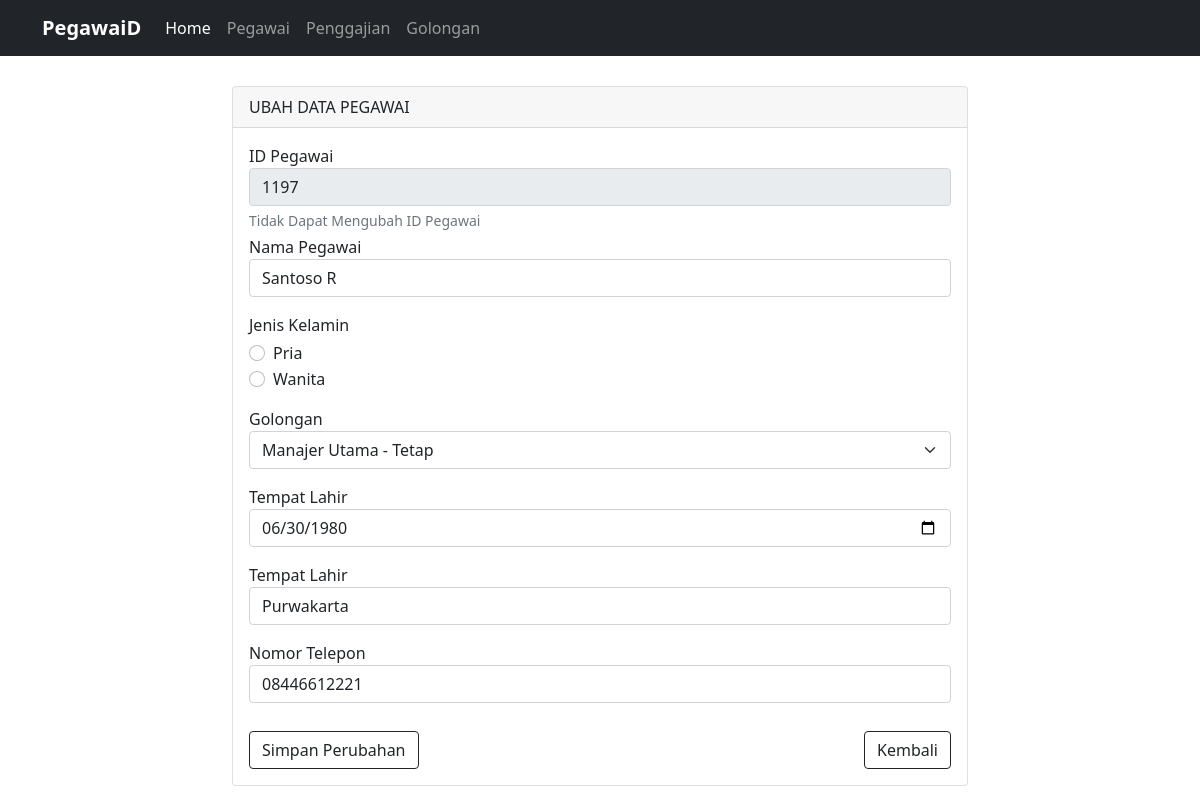
/pegawai/ubah/1197, run on the app's committed database.
### tables this page shows
CREATE TABLE `pegawai` (
  `id_pegawai` int(4) NOT NULL AUTO_INCREMENT,
  `nama_pegawai` varchar(50) NOT NULL,
  `jenis_kelamin` enum('Pria','Wanita') NOT NULL,
  `tempat_lahir` varchar(50) NOT NULL,
  `tanggal_lahir` date NOT NULL,
  `no_telepon` varchar(13) DEFAULT NULL,
  `id_golongan` int(4) NOT NULL,
  PRIMARY KEY (`id_pegawai`),
  KEY `id_golongan` (`id_golongan`),
  CONSTRAINT `pegawai_ibfk_1` FOREIGN KEY (`id_golongan`) REFERENCES `golongan` (`id_golongan`) ON DELETE CASCADE ON UPDATE CASCADE
);

### application/controllers/Pegawai.php (called while the page is built, shortened)
<?php
class Pegawai extends CI_Controller
{
    public function __construct()
    {
        $this->load->model('Pegawai_model');
        $this->load->library('form_validation');
    }
    public function ubah($id_pegawai)
    {
        $data['judul'] = 'Ubah Data Pegawai';
        $data['pegawai'] = $this->Pegawai_model->getPegawaiById($id_pegawai);
        $getdata = $this->Pegawai_model->getdata_Golongan();
        $data['datagol'] = $getdata;
        $this->form_validation->set_rules('id_pegawai', 'ID Pegawai', 'required');
        $this->form_validation->set_rules('nama_pegawai', 'Nama Pegawai', 'required');
        $this->form_validation->set_rules('tempat_lahir', 'Tempat Lahir', 'required');
        $this->form_validation->set_rules('tanggal_lahir', 'Tanggal Lahir', 'required');
        if ($this->form_validation->run() == FALSE) {
            $this->load->view('templates/header', $data);
            $this->load->view('pegawai/ubah', $data);
            $this->load->view('templates/footer');
        } else {
            $this->Pegawai_model->ubahDataPegawai();
            $this->session->set_flashdata('flash', 'Data Diubah');
            redirect('pegawai');
        }
    }
}

### index.php (called while the page is built, shortened)
<?php
require_once BASEPATH.'core/CodeIgniter.php';

### application/models/Pegawai_model.php (called while the page is built, shortened)
<?php
class Pegawai_model extends CI_Model
{
    public function getPegawaiById($id_pegawai)
    {
        return $this->db->get_where('pegawai', ['id_pegawai' => $id_pegawai])->row_array();
    }
    public function getdata_Golongan()
    {
        $query = $this->db->query("SELECT * FROM golongan ORDER BY id_golongan ASC");
        return $query->result();
    }
}

### application/views/pegawai/ubah.php (the view, shortened to what this page needs)
<div class="container" style="margin-top: 30px">
    <div class="row">
        <div class="col-md-8 offset-md-2">
            <div class="card">
                <div class="card-header">
                    UBAH DATA PEGAWAI
                </div>
                <div class="card-body">
                    <form action="" method="POST">
                        <div class="form-group mt">
                            <fieldset disabled>
                                <label for="id_pegawai">ID Pegawai</label>
                                <input type="text" name="id_pegawai" id="id_pegawai" class="form-control" value="<?= $pegawai['id_pegawai']; ?>">
                                <div id="helpblock" class="form-text">
                                    Tidak Dapat Mengubah ID Pegawai
                                </div>
                        </div>
                        <div class="form-group mt">
                            <label for="nama_pegawai">Nama Pegawai</label>
                            <input type="text" name="nama_pegawai" id="nama_pegawai" class="form-control" value="<?= $pegawai['nama_pegawai']; ?>">
                        </div>
                        <div>
                            <div class="form-group mt-3">
                                <label>Jenis Kelamin</label>
                                <div class="form-check mt-1">
                                    <input class="form-check-input" type="radio" name="jenis_kelamin" id="jenis_kelamin" value="Pria">
                                    <label class="form-check-label" for="jenis_kelamin">
                                        Pria
                                    </label>
                                </div>
                                <div class="form-check mb-3">
                                    <input class="form-check-input" type="radio" name="jenis_kelamin" id="jenis_kelamin" value="Wanita">
                                    <label class="form-check-label" for="jenis_kelamin">
                                        Wanita
                                    </label>
                                </div>
                            </div>
                        </div>
                        <div>
                            <label for="id_golongan">Golongan</label>
                            <select class="form-select form-select-md" name="id_golongan" id="id_golongan">
                                <?php
                                $blank = " - ";
                                foreach ($datagol as $dgol) : ?>
                                    <?php if ($datagol->id_golongan == $pegawai['id_golongan']) : ?>
                                        <option value="<?= $dgol->id_golongan; ?>" selected><?= $dgol->nama_golongan, $blank, $dgol->status_pegawai; ?></option>
                                    <?php else : ?>
                                        <option value="<?= $dgol->id_golongan ?>"><?= $dgol->nama_golongan, $blank, $dgol->status_pegawai; ?></option>
                                    <?php endif; ?>
                                <?php endforeach; ?>
                            </select>
                        </div>
                        <div class="form-group mt-3">
                            <label for="tanggal_lahir">Tempat Lahir</label>
                            <input type="date" name="tanggal_lahir" id="tanggal_lahir" class="form-control" value="<?= $pegawai['tanggal_lahir']; ?>">
                        </div>
                        <div class="form-group mt-3">
                            <label for="tempat_lahir">Tempat Lahir</label>
                            <input type="text" name="tempat_lahir" id="tempat_lahir" class="form-control" value="<?= $pegawai['tempat_lahir']; ?>">
                        </div>
                        <div class="form-group mt-3">
                            <label for="no_telepon">Nomor Telepon</label>
                            <input type="text" name="no_telepon" id="no_telepon" class="form-control" value="<?= $pegawai['no_telepon']; ?>">
                        </div>
                        <br>
                        <button type="submit" name="ubah" class="btn btn-outline-dark">Simpan Perubahan</button>
                        <a href="<?php echo base_url() ?>pegawai/index" class="btn btn-md btn-outline-dark float-end">Kembali</a>
                    </form>
                </div>
            </div>
            <br>
        </div>
    </div>
</div>

### data on the page
pegawai: id_pegawai "1197", nama_pegawai "Santoso R", tanggal_lahir "06/30/1980", tempat_lahir "Purwakarta", no_telepon "08446612221"

### other printed values
form field id_golongan "Manajer Utama - Tetap"
